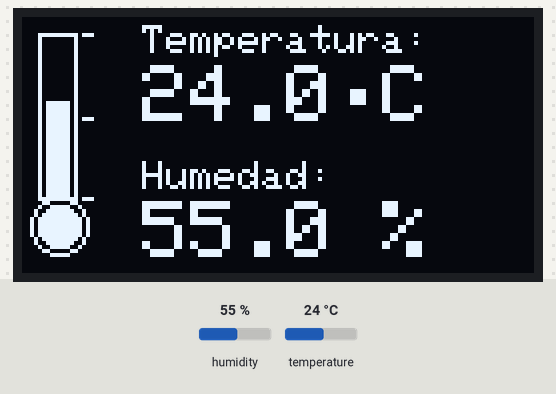
Bench run of a sketch on a simulated ESP32. Shown: 128×64 one-colour display. The inputs (shaded band) are chosen by the test bench; at power-on: humidity 55 %, temperature 24 °C. What the sketch prints to the serial monitor is not drawn.

Above: at 3.4 s.
3.5 s: humidity set to 22 %
At 4.6 s:
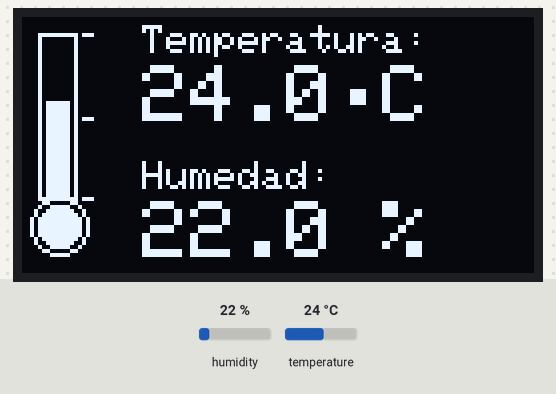
6.2 s: temperature set to 12 °C
At 7.3 s:
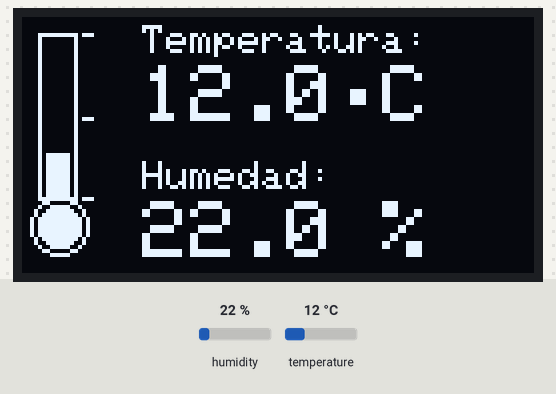
8.9 s: humidity set to 40 %
At 11.4 s:
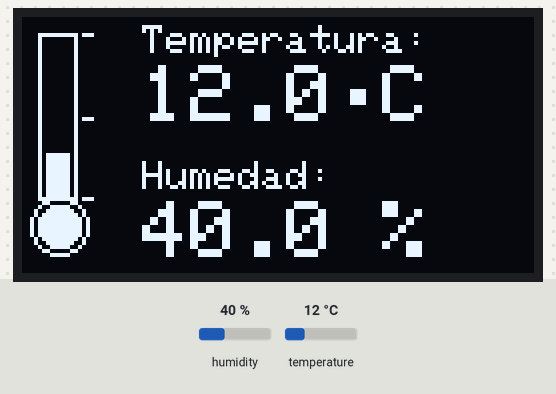
11.9 s: temperature set to 19 °C
At 12.8 s:
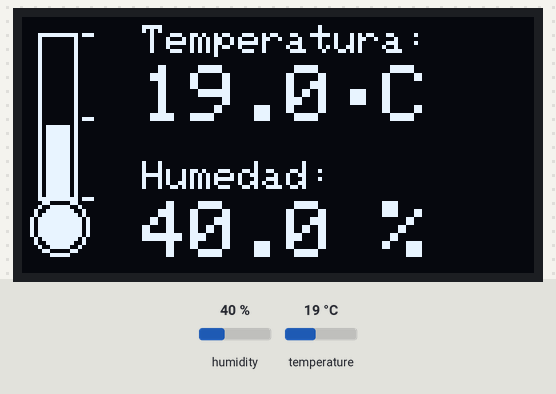
Timing chart, 0 to 14.9 s (numbered marks = the images above; inputs shaded):
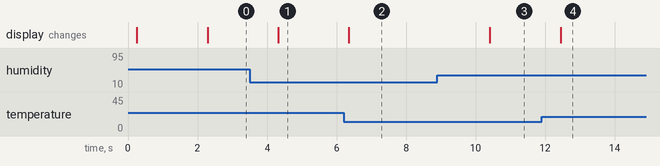

The sketch:

ESP32_DHT22_OLED_ConTermometro.ino
```cpp
/*  ═══════════════════════════════════════════════════════════════════
    ESP32 + DHT22 (GPIO 4) + OLED SSD1306 (I2C, 0x3C)
    Termo-higrómetro con termómetro gráfico a la izquierda
    ───────────────────────────────────────────────────────────────────
    Autor base: Msc. Néstor Fabio Montoya Palacios
    Versión revisada: asistida por IA
    ───────────────────────────────────────────────────────────────────
    Librerías a instalar desde el Gestor de Bibliotecas del IDE:
        · Adafruit SSD1306
        · Adafruit GFX Library
        · DHT sensor library (by Adafruit)
        · Adafruit Unified Sensor

    Conexiones:
        ┌──────────┬───────────┬─────────────┐
        │ Módulo   │ Pin       │ ESP32       │
        ├──────────┼───────────┼─────────────┤
        │ OLED     │ GND       │ GND         │
        │ OLED     │ VDD       │ 3V3         │
        │ OLED     │ SCK (SCL) │ GPIO 22     │
        │ OLED     │ SDA       │ GPIO 21     │
        ├──────────┼───────────┼─────────────┤
        │ DHT22    │ +  (VCC)  │ 3V3         │
        │ DHT22    │ OUT       │ GPIO 4      │
        │ DHT22    │ -  (GND)  │ GND         │
        └──────────┴───────────┴─────────────┘

    Layout de la pantalla (128 x 64 px):

        ┌────────────────────────────────┐
        │   ███  Temperatura:            │
        │  █   █    25.6°C               │
        │  █   █                         │
        │  █▓▓▓█  Humedad:               │
        │  █▓▓▓█    62.3 %               │
        │  █▓▓▓█                         │
        │  █▓▓▓█                         │
        │   ▓▓▓                          │
        └────────────────────────────────┘
         Termómetro         Valores
         (0–40°C)         (tamaño x2)
    ═══════════════════════════════════════════════════════════════════ */

#include <Wire.h>
#include <Adafruit_GFX.h>
#include <Adafruit_SSD1306.h>
#include "DHT.h"


// ─── 1.  Configuración de la pantalla OLED ──────────────────────────
#define ANCHO      128
#define ALTO        64
#define DIR_OLED  0x3C   // si no inicia, prueba con 0x3D

Adafruit_SSD1306 oled(ANCHO, ALTO, &Wire, -1);


// ─── 2.  Configuración del sensor DHT22 ─────────────────────────────
#define PIN_DHT    4
#define TIPO_DHT   DHT22

/*  El "22" NO es el modelo del sensor: es un ajuste de temporización
    necesario para procesadores rápidos como el ESP32 (240 MHz). */
DHT dht(PIN_DHT, TIPO_DHT, 22);


// ─── 3.  Rango visual del termómetro ───────────────────────────────
/*  Define la escala del "mercurio".  Ajústalo al clima de tu zona:
    para Cartago (Valle) un rango 10–40°C representa mejor el rango
    útil que 0–40°C, porque nunca verás temperaturas bajo cero. */
const float T_MIN =  0.0;    // °C -> tubo vacío
const float T_MAX = 40.0;    // °C -> tubo lleno


// ─── 4.  Intervalo entre lecturas ──────────────────────────────────
/*  El DHT22 no soporta lecturas más rápidas que 1 cada 2 s. */
const uint32_t INTERVALO_MS = 2000;


// ─── 5.  Memoria del último valor válido ───────────────────────────
float ultimaT = NAN;
float ultimaH = NAN;


/* ════════════════════════════════════════════════════════════════════
   FUNCIÓN: dibujarTermometro(tempC)
   ────────────────────────────────────────────────────────────────────
   Pinta un termómetro clásico (tubo rectangular + bulbo redondo)
   en la esquina izquierda de la pantalla, con el "mercurio"
   proporcional a la temperatura recibida.
   ════════════════════════════════════════════════════════════════════ */
void dibujarTermometro(float tempC) {

    // (a) Recortar al rango visible
    if (tempC < T_MIN) tempC = T_MIN;
    if (tempC > T_MAX) tempC = T_MAX;

    // (b) Geometría del termómetro (todas las medidas en píxeles)
    const int x_tubo    =  4;   // borde izquierdo del tubo
    const int y_tubo    =  4;   // parte superior del tubo
    const int ancho     = 10;   // ancho del tubo
    const int alto_tubo = 42;   // altura del tubo (sin el bulbo)
    const int r_bulbo   =  7;   // radio del bulbo inferior

    int cx = x_tubo + ancho / 2;                 // centro X del bulbo
    int cy = y_tubo + alto_tubo + r_bulbo - 1;   // centro Y del bulbo

    // (c) Contorno del tubo y del bulbo (sólo líneas blancas)
    oled.drawRect  (x_tubo, y_tubo, ancho, alto_tubo, SSD1306_WHITE);
    oled.drawCircle(cx, cy, r_bulbo, SSD1306_WHITE);

    // (d) Tres marcas laterales: máximo, medio y mínimo
    int x_marca = x_tubo + ancho + 1;
    oled.drawFastHLine(x_marca, y_tubo,                 3, SSD1306_WHITE);
    oled.drawFastHLine(x_marca, y_tubo + alto_tubo/2,   3, SSD1306_WHITE);
    oled.drawFastHLine(x_marca, y_tubo + alto_tubo - 1, 3, SSD1306_WHITE);

    // (e) Calcular qué proporción del tubo llenar (0.0 a 1.0)
    float prop  = (tempC - T_MIN) / (T_MAX - T_MIN);
    int   nivel = (int)(prop * alto_tubo);
    int   y_niv = y_tubo + alto_tubo - nivel;   // arranque del mercurio

    // (f) Pintar el mercurio: bulbo siempre lleno + columna variable
    oled.fillCircle(cx, cy, r_bulbo - 2, SSD1306_WHITE);
    if (nivel > 0) {
        oled.fillRect(x_tubo + 2, y_niv, ancho - 4, nivel, SSD1306_WHITE);
    }
}


/* ════════════════════════════════════════════════════════════════════
   FUNCIÓN: mostrarDatos(t, h)
   ────────────────────────────────────────────────────────────────────
   Layout:
       · Termómetro gráfico a la izquierda  (x = 4..22)
       · Valores numéricos a la derecha     (x = 28..127)
   ════════════════════════════════════════════════════════════════════ */
void mostrarDatos(float t, float h) {

    oled.clearDisplay();
    oled.setTextColor(SSD1306_WHITE);

    // ── Termómetro gráfico (lado izquierdo) ──
    dibujarTermometro(t);

    // ── Etiqueta de temperatura (pequeña) ──
    oled.setTextSize(1);
    oled.setCursor(30, 2);
    oled.print("Temperatura:");

    // ── Valor de temperatura (GRANDE) ──
    oled.setTextSize(2);
    oled.setCursor(30, 12);
    oled.print(t, 1);
    oled.print((char)248);      // símbolo ° (grado) en CP437
    oled.print("C");

    // ── Etiqueta de humedad (pequeña) ──
    oled.setTextSize(1);
    oled.setCursor(30, 36);
    oled.print("Humedad:");

    // ── Valor de humedad (GRANDE) ──
    oled.setTextSize(2);
    oled.setCursor(30, 46);
    oled.print(h, 1);
    oled.print(" %");

    // Enviar todo lo pintado a la pantalla
    oled.display();
}


/* ════════════════════════════════════════════════════════════════════
   setup()  —  se ejecuta UNA sola vez al encender o resetear
   ════════════════════════════════════════════════════════════════════ */
void setup() {

    Serial.begin(115200);
    delay(200);
    Serial.println("\n=== ESP32 + DHT22 + OLED (con termometro) ===");

    Wire.begin(21, 22);   // SDA=21, SCL=22

    if (!oled.begin(SSD1306_SWITCHCAPVCC, DIR_OLED)) {
        Serial.println("ERROR: OLED no detectada. Revisa cableado/direccion.");
        while (true) delay(10);
    }

    dht.begin();

    // Pantalla de bienvenida mientras el DHT se estabiliza
    oled.clearDisplay();
    oled.setTextColor(SSD1306_WHITE);
    oled.setTextSize(1);
    oled.setCursor(0, 16);
    oled.println("  ESP32 + DHT22");
    oled.println("");
    oled.println("  Leyendo sensor...");
    oled.display();
    delay(2000);
}


/* ════════════════════════════════════════════════════════════════════
   loop()  —  se ejecuta una y otra vez, para siempre
   ════════════════════════════════════════════════════════════════════ */
void loop() {

    // (1) Pedirle al sensor sus dos magnitudes
    float t = dht.readTemperature();   // °C
    float h = dht.readHumidity();      // %

    // (2) Verificar si la lectura fue válida
    if (isnan(t) || isnan(h)) {
        Serial.println("Lectura fallida, reintentando...");
    } else {
        ultimaT = t;
        ultimaH = h;
        Serial.print("T = ");  Serial.print(t, 1);  Serial.print(" C   ");
        Serial.print("H = ");  Serial.print(h, 1);  Serial.println(" %");
    }

    // (3) Redibujar la pantalla si ya tenemos al menos una lectura buena
    if (!isnan(ultimaT)) {
        mostrarDatos(ultimaT, ultimaH);
    }

    // (4) Esperar antes de la próxima lectura
    delay(INTERVALO_MS);
}
```

Measured:
- after the input at 3.5 s, the display: changes after 0.82 s (image 1)
- after the input at 6.2 s, the display: changes after 0.15 s (image 2)
- after the input at 8.9 s, the display: changes after 1.5 s (image 3)
- after the input at 11.9 s, the display: changes after 0.54 s (image 4)
